Frame 1 (no input): blank canvas, image omitted
Frame 60 (the mouse pressed at the canvas centre just before this capture): blank canvas, image omitted
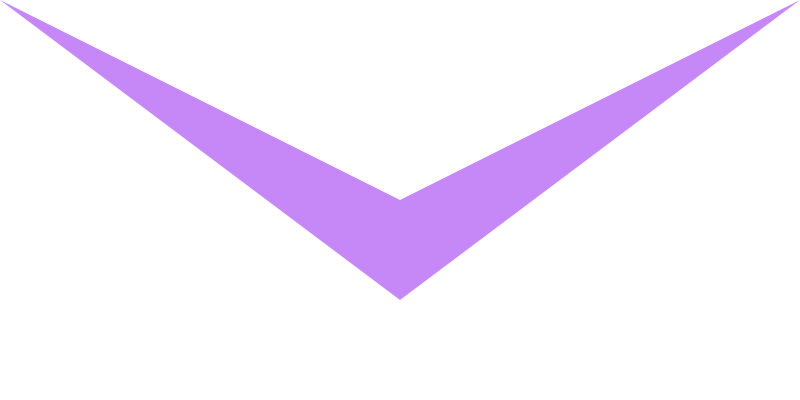
Frame 120 (the mouse held since frame 60 and released just before this capture)

The Processing sketch whose frames 1 and 60 were blank and that drew this single picture after the mouse press (run headless with seeded random() and noise(); from frame 60 on, the mouse is pressed at the canvas centre):

// Processing sketch: processing_134892
// ── processing_134892.pde

void setup(){
size(800,400);
frameRate(30);
background(255);
}

void draw(){

if(keyPressed){
fill(255);
rect(0,0,800,400);
}
if(mousePressed){
float color1=random(0,255);
float color2=random(0,255);
float color3=random(0,255);
 
float opacity=random(150,200);

int centerX;
int centerY;

if(mouseX<=width/3){
centerX=width/6;
centerY=100;
}
else if(mouseX<(width/3)*2){
centerX=400;
centerY=300;
}
else{
centerX=(width/6)*5;
centerY=100;
}

fill(color1,color2,color3,opacity);
noStroke();
triangle(mouseX,mouseY,pmouseX,pmouseY,centerX,centerY);

triangle(map(mouseX,0,800,800,0),mouseY,map(pmouseX,0,800,800,0),pmouseY,map(centerX,0,800,800,0),centerY);

}


}
